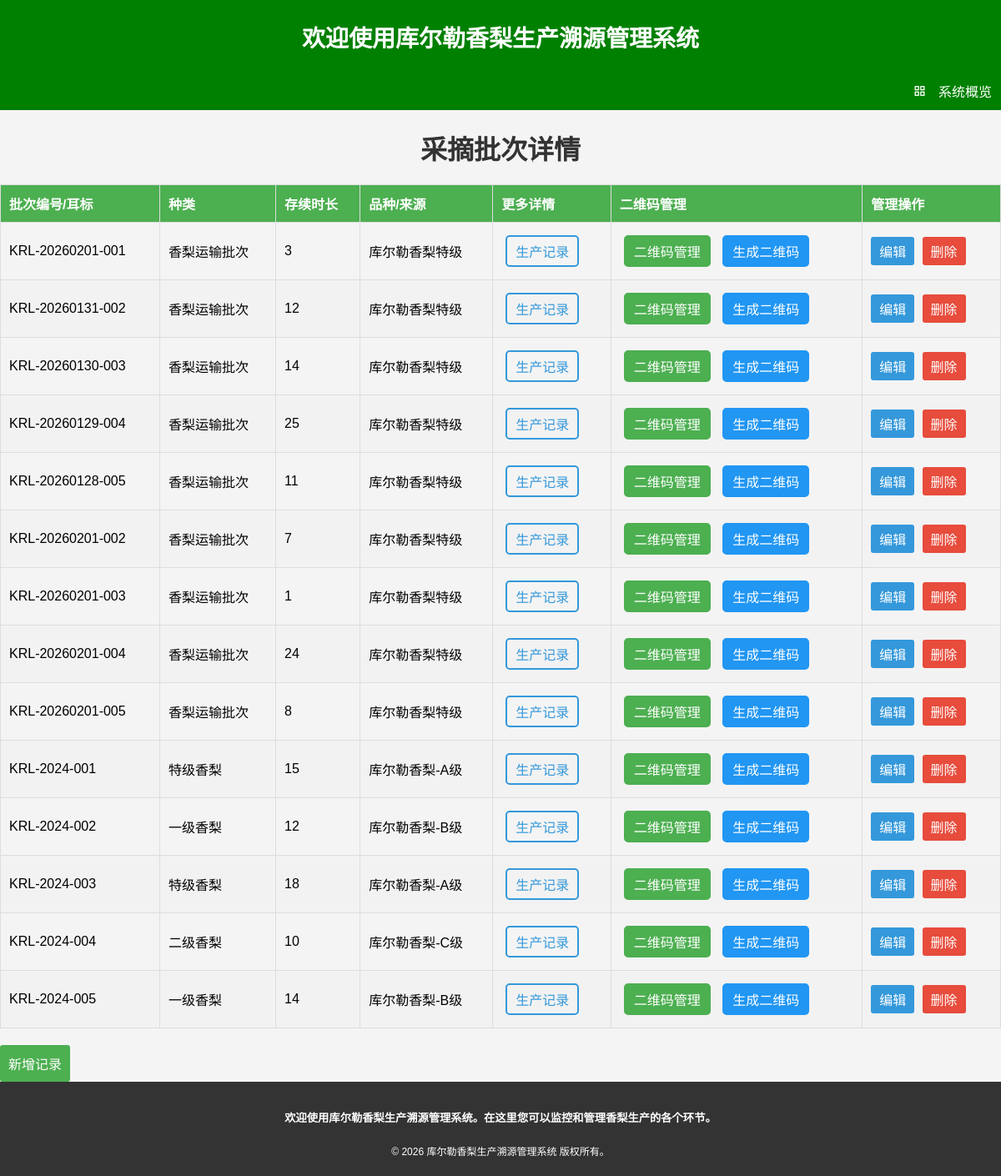
The page /show_livestock/ on the database its author committed.
### homepage/models.py (models this page shows)
class Livestock(models.Model):
    user=models.ForeignKey(User, on_delete=models.CASCADE, default=1)
    Tag_number = models.CharField(max_length=20, primary_key=True, verbose_name="追踪编号")
    Animal_type= models.CharField(max_length=20, verbose_name="物流类型")
    Age= models.IntegerField(verbose_name="存储时长(天)")
    Breed= models.CharField(max_length=20, verbose_name="产品规格")
    class Meta:
        db_table = "Livestock"
        verbose_name = "物流追踪记录"
        verbose_name_plural = "物流追踪记录"

### homepage/views.py (the view)
# urls.py: path("show_livestock/", Show_livestock, name="show-livestock"),
def Show_livestock(request):
    livestock = Livestock.objects.all()
    print(f"DEBUG: 查询到 {livestock.count()} 个采摘批次")
    return render(request,"homepage/showlivestock.html", {'livestock':livestock})

### homepage/templates/homepage/showlivestock.html (shortened to what this page needs)
{%extends 'homepage/base.html' %}
{% block content %}
<head>
</head>
<body>
    <h1>采摘批次详情</h1>
    <table>
        <thead>
            <tr>
                <th>批次编号/耳标</th>
                <th>种类</th>
                <th>存续时长</th>
                <th>品种/来源</th>
                <th>更多详情</th>
                <th>二维码管理</th>
                <th>管理操作</th>
            </tr>
        </thead>
        <tbody>
            {% for batch in livestock %}
            <tr>
                <td>{{ batch.Tag_number }}</td>
                <td>{{ batch.Animal_type }}</td>
                <td>{{ batch.Age }}</td>
                <td>{{ batch.Breed }}</td>
                <td>  <a href="{% url 'homepage:show-livestockproduction' Tag_number=batch.Tag_number %}" class="expenses-link">生产记录</a></td>
                <td>
                  <a href="{% url 'homepage:qrcode-management' Tag_number=batch.Tag_number %}" class="expenses-link" style="background-color: #4CAF50; color: white; border-color: #4CAF50;">二维码管理</a>
                  <a href="{% url 'homepage:generate-qrcode-for-livestock' Tag_number=batch.Tag_number %}" class="expenses-link" style="background-color: #2196F3; color: white; border-color: #2196F3;">生成二维码</a>
                </td>
                <td><a href="{% url 'homepage:update-livestock' Tag_number=batch.Tag_number %}" class="update-link">编辑</a>
                  <a href="{% url 'homepage:delete-livestock' Tag_number=batch.Tag_number %}"class="delete-link">删除</a> </td>
            </tr>
            {% endfor %}
        </tbody>
    </table>
    <a href="{% url 'homepage:add-livestock' %}" class="add-button">新增记录</a>
</body>
{%endblock%}

### homepage/templates/homepage/showlivestock.html (style rules this page uses)
body { font-family: Arial, sans-serif; background-color: #f4f4f4; margin: 0; padding: 0; }
h1 { color: #333; text-align: center; }
table { width: 100%; border-collapse: collapse; margin-top: 20px; }
th, td { border: 1px solid #ddd; padding: 10px; text-align: left; }
th { background-color: #4caf50; color: white; }
tr:nth-child(even) { background-color: #f2f2f2; }
.update-link, .delete-link { display: inline-block; padding: 5px 10px; text-decoration: none; color: #fff; border-radius: 3px; margin-right: 5px; }
.update-link { background-color: #3498db; }
.delete-link { background-color: #e74c3c; }
.add-button { display: inline-block; padding: 10px; background-color: #4caf50; color: white; text-decoration: none; border-radius: 3px; margin-top: 20px; }
.expenses-link { display: inline-block; padding: 5px 10px; margin: 5px; text-align: center; text-decoration: none; border: 2px solid #3498db; color: #3498db; border-radius: 5px; transition: background-color 0.3s, color 0.3s; }

### rows shown on the page
Livestock: Tag_number "KRL-20260201-001", Animal_type "香梨运输批次", Age "3", Breed "库尔勒香梨特级"
Livestock: Tag_number "KRL-20260131-002", Animal_type "香梨运输批次", Age "12", Breed "库尔勒香梨特级"
Livestock: Tag_number "KRL-20260130-003", Animal_type "香梨运输批次", Age "14", Breed "库尔勒香梨特级"
Livestock: Tag_number "KRL-20260129-004", Animal_type "香梨运输批次", Age "25", Breed "库尔勒香梨特级"
Livestock: Tag_number "KRL-20260128-005", Animal_type "香梨运输批次", Age "11", Breed "库尔勒香梨特级"
Livestock: Tag_number "KRL-20260201-002", Animal_type "香梨运输批次", Age "7", Breed "库尔勒香梨特级"
Livestock: Tag_number "KRL-20260201-003", Animal_type "香梨运输批次", Age "1", Breed "库尔勒香梨特级"
Livestock: Tag_number "KRL-20260201-004", Animal_type "香梨运输批次", Age "24", Breed "库尔勒香梨特级"
Livestock: Tag_number "KRL-20260201-005", Animal_type "香梨运输批次", Age "8", Breed "库尔勒香梨特级"
Livestock: Tag_number "KRL-2024-001", Animal_type "特级香梨", Age "15", Breed "库尔勒香梨-A级"
Livestock: Tag_number "KRL-2024-002", Animal_type "一级香梨", Age "12", Breed "库尔勒香梨-B级"
Livestock: Tag_number "KRL-2024-003", Animal_type "特级香梨", Age "18", Breed "库尔勒香梨-A级"
Livestock: Tag_number "KRL-2024-004", Animal_type "二级香梨", Age "10", Breed "库尔勒香梨-C级"
Livestock: Tag_number "KRL-2024-005", Animal_type "一级香梨", Age "14", Breed "库尔勒香梨-B级"
